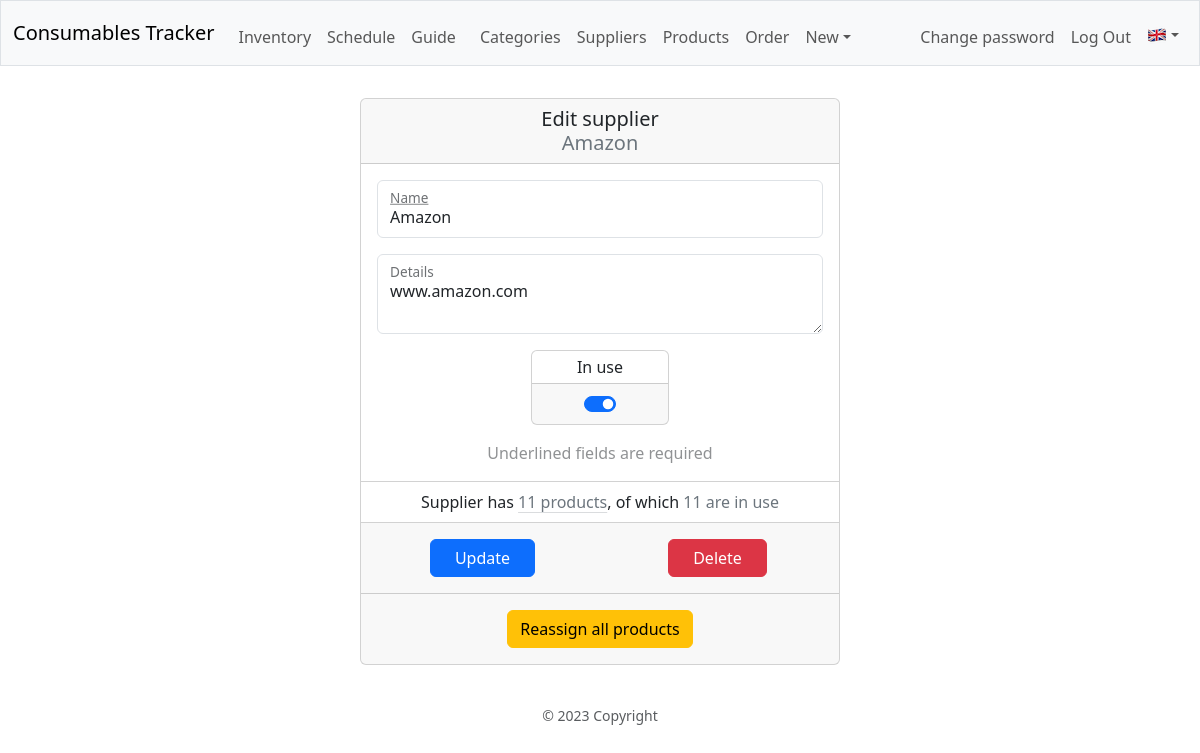
Screenshot of /supplier/edit/Amazon (signed in) with the database file from the repository.
### database.py (models this page shows, shortened)
class Base(MappedAsDataclass, DeclarativeBase):
    id: Mapped[int] = mapped_column(init=False, primary_key=True)

class Supplier(Base):
    name: Mapped[str] = mapped_column(unique=True)
    products: Mapped[List["Product"]] = relationship(
        default_factory=list, back_populates="supplier", repr=False)
    in_use: Mapped[bool] = mapped_column(default=True)
    details: Mapped[Optional[str]] = mapped_column(
        default="", repr=False)
    __table_args__ = (
        Index('idx_supplier_name', 'name'),
        Index('idx_supplier_in_use', 'in_use'),
    )
    @property
    def in_use_products(self) -> int:
        with dbSession() as db_session:
            return db_session.scalar(
                select(func.count(Product.id))
                .filter_by(supplier_id=self.id, in_use=True))
    @property
    def all_products(self) -> int:
        with dbSession() as db_session:
            return db_session.scalar(
                select(func.count(Product.id))
                .filter_by(supplier_id=self.id))

### blueprints/sup/sup.py (the view, shortened to what this page needs)
@sup_bp.route("/edit/<path:supplier>", methods=["GET", "POST"])
def edit_supplier(supplier):
    logger.info("Edit supplier %s", supplier)
    edit_sup_form: EditSupForm = EditSupForm()
    with dbSession() as db_session:
        if (sup := db_session.scalar(
                select(Supplier)
                .filter_by(name=escape(supplier)))):
            edit_sup_form = EditSupForm(obj=sup)
        else:
            logger.debug("'%s' does not exist!", supplier)
            flash(gettext("%(supplier)s does not exist!",
                          supplier=supplier), "error")
            return redirect(url_for(".suppliers"))
    return render_template("sup/edit_supplier.html", form=edit_sup_form)

### blueprints/sup/sup.py
class EditSupForm(CreateSupForm):
    all_products = IntegerField()
    in_use_products = IntegerField()
    in_use = BooleanField(
        label=lazy_gettext("In use"),
        false_values = ("False", False, "false", ""),
        render_kw={
                "class": "form-check-input",
                "role": "switch",
                })
    submit = SubmitField(
        label=lazy_gettext("Update"),
        render_kw={"class": "btn btn-primary px-4"})
    delete = SubmitField(
        label=lazy_gettext("Delete"),
        render_kw={"class": "btn btn-danger"})
    reassign = SubmitField(
        label=lazy_gettext("Reassign all products"),
        render_kw={"class": "btn btn-warning"})

### app.py (called while the page is built, shortened)
def get_locale() -> Literal["ro", "en"]:
    if language := session.get("language"):
        return language

@app.context_processor
def inject_now():
    return {'now': datetime.utcnow()}

### helpers.py (called while the page is built)
def record_factory(*args, **kwargs):
    record = old_factory(*args, **kwargs)
    try:
        record.user = session.get("user_name", default="__x__")
    except RuntimeError:
        record.user = "_sys_"
    record.tztime = datetime.now(
        tz=ZoneInfo("Europe/Bucharest")).strftime("%d.%m %H:%M")
    return record

def admin_required(f):
    @wraps(f)
    def decorated_function(*args, **kwargs):
        if (session.get("user_id") is None) or (not session.get("admin")):
            flash(gettext("You have to be an admin..."), "warning")
            return redirect(url_for("auth.login"))
        return f(*args, **kwargs)
    return decorated_function

### blueprints/sup/templates/sup/edit_supplier.html (shortened to what this page needs)
{% extends "layout.html" %}
{% block main %}
<form method="POST" autocomplete="off">
    <div class="card mx-auto" style="max-width: 30rem;">
        <div class="card-header h5 py-2">
            {{ gettext("Edit supplier") }}
            <br>
            <span class="text-secondary">{{ request.view_args.supplier }}</span>
        </div>
        <div class="card-body">
            <div class="form-floating mb-3">
                {{ form.name }}
                {{ form.name.label(class="text-decoration-underline") }}
            </div>
            <div class="form-floating mb-3">
                {{ form.details }}
                {{ form.details.label }}
            </div>
            <div class="row row-cols-3 row-cols-md-3 g-1 g-md-3 mb-3">
                <div class="col">
                </div>
                <div class="col">
                    <div class="card h-100">
                        <div class="card-body p-1">
                            {{ form.in_use.label }}
                        </div>
                        <div class="card-footer">
                            <div class="form-switch">
                                {{ form.in_use }}
                            </div>
                        </div>
                    </div>
                </div>
            </div>
            <span class="text-body-tertiary">{{ gettext("Underlined fields are required") }}</span>
        </div>
        <ul class="list-group list-group-flush m-0">
            <li class="list-group-item">
                {{ gettext("Supplier has") }} <a class="link-secondary link-offset-2 link-underline-opacity-25 link-underline-opacity-100-hover" href="{{ url_for('prod.products', ordered_by='supplier') }}">{{ form.all_products.data }} {{ ngettext("product", "products", form.all_products.data) }}</a>, {{ ngettext("and", "of which", form.all_products.data) }} <span class="text-secondary">{{ form.in_use_products.data }} {{ ngettext("is in use", "are in use", form.in_use_products.data) }}</span>
            </li>
        </ul>
        <div class="card-footer py-3">
            <div class="row row-cols-2 g-4">
                <div class="col">
                    {{ form.submit }}
                </div>
                <div class="col">
                    <button type="button" class="btn btn-danger px-4" data-bs-toggle="modal" data-bs-target="#deleteModal">{{ gettext("Delete") }}</button>
                </div>
            </div>
        </div>
        <div class="card-footer py-3">
            {{ form.reassign }}
        </div>
    </div>
</form>
{% endblock %}

### static/styles.css (style rules this page uses)
div.form-floating label { color: var(--bs-secondary-color); }

### rows the page displays
Supplier: view_args.supplier "Amazon", name "Amazon", details "www.amazon.com", in_use "☑"

### other values shown
{{ gettext("Inventory") }} "Inventory"
{{ gettext("Schedule") }} "Schedule"
{{ gettext("Guide") }} "Guide"
{{ gettext("Categories") }} "Categories"
{{ gettext("Suppliers") }} "Suppliers"
{{ gettext("Products") }} "Products"
{{ gettext("Order") }} "Order"
{{ gettext("New") }} "New"
{{ gettext("Change password") }} "Change password"
{{ gettext("Edit supplier") }} "Edit supplier"
{{ gettext("Underlined fields are required") }} "Underlined fields are required"
{{ gettext("Supplier has") }} "Supplier has"
{{ ngettext("product", "products", form.all_products.data) }} "products"
{{ ngettext("and", "of which", form.all_products.data) }} "of which"
{{ ngettext("is in use", "are in use", form.in_use_products.data) }} "are in use"
